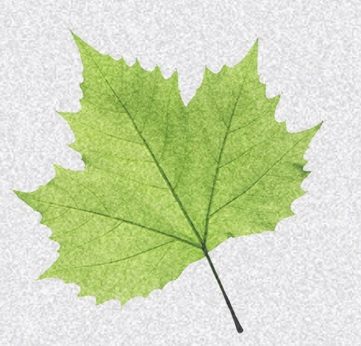
#> input picture Otsu Binarization/noisy_leaf.jpg, 361 x 346 px
$ python otsu02.py
#> lines starting #> are read from the running program, lines starting #| are printed output that depends on the picture; after the words box and inside, x2 and y2 are one past the last pixel; in counts of white or black regions, pixels touching at a corner belong together
import cv2
import numpy as np
from matplotlib import pyplot as plt

img = cv2.imread('noisy_leaf.jpg',0)
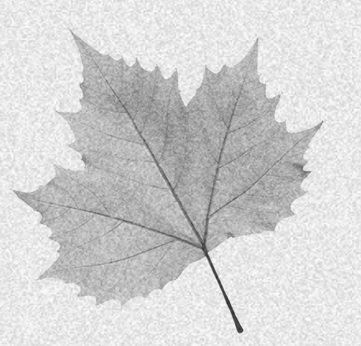
#> img: shape (346, 361); min 43, max 255, mean 210.7

#ret1, th1 = cv2.threshold(img, 127, 255, cv2.THRESH_BINARY)

ret, imgf = cv2.threshold(img, 0, 255, cv2.THRESH_BINARY+cv2.THRESH_OTSU)
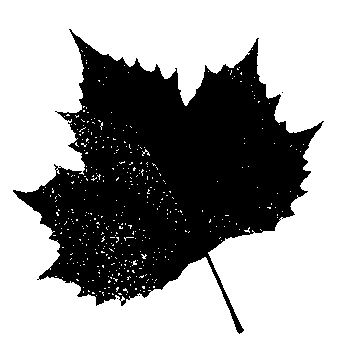
#> imgf: shape (346, 361); 63.6% white; 4 black regions (3 under 20 px), largest, box (x1, y1, x2, y2) and area: (13, 29, 324, 334) 45445
#> ret = 202

#blur = cv2.GaussianBlur(img, (5,5), 0)
#ret3, th3 = cv2.threshold(blur, 0, 255, cv2.THRESH_BINARY+cv2.THRESH_OTSU)

plt.subplot(3,1,1), plt.imshow(img,cmap = 'gray')
plt.title('Original Noisy Image'), plt.xticks([]), plt.yticks([])
plt.subplot(3,1,2), plt.hist(img.ravel(), 256)
plt.axvline(x=ret, color='r', linestyle='dashed', linewidth=2)
plt.title('Histogram'), plt.xticks([]), plt.yticks([])
plt.subplot(3,1,3), plt.imshow(imgf,cmap = 'gray')
plt.title('Otsu thresholding'), plt.xticks([]), plt.yticks([])
plt.show()
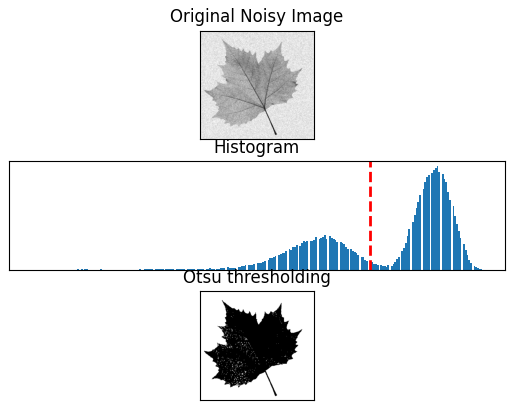
#> figure drawn by matplotlib, 3 panels
